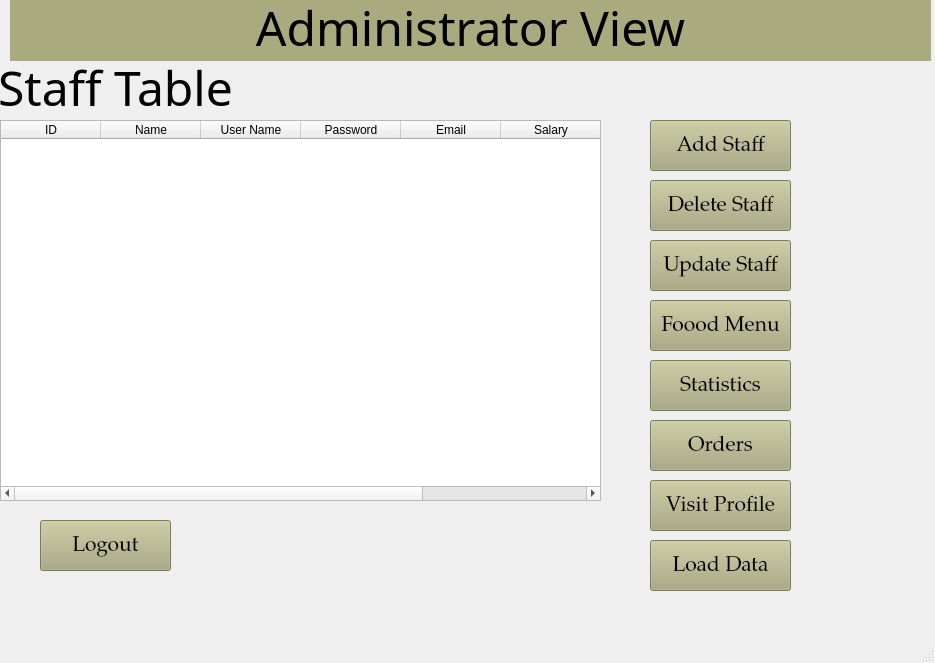
<?xml version="1.0" encoding="UTF-8"?>
<ui version="4.0">
 <class>adminWindow</class>
 <widget class="QMainWindow" name="adminWindow">
  <property name="geometry">
   <rect>
    <x>0</x>
    <y>0</y>
    <width>935</width>
    <height>663</height>
   </rect>
  </property>
  <property name="windowTitle">
   <string>MainWindow</string>
  </property>
  <widget class="QWidget" name="centralwidget">
   <widget class="QLabel" name="label">
    <property name="geometry">
     <rect>
      <x>10</x>
      <y>0</y>
      <width>921</width>
      <height>61</height>
     </rect>
    </property>
    <property name="font">
     <font>
      <family>PMingLiU-ExtB</family>
      <pointsize>36</pointsize>
     </font>
    </property>
    <property name="styleSheet">
     <string notr="true">background-color: rgb(170, 170, 127)</string>
    </property>
    <property name="text">
     <string>Administrator View</string>
    </property>
    <property name="alignment">
     <set>Qt::AlignBottom|Qt::AlignHCenter</set>
    </property>
   </widget>
   <widget class="QTableWidget" name="staffTable">
    <property name="geometry">
     <rect>
      <x>0</x>
      <y>120</y>
      <width>601</width>
      <height>381</height>
     </rect>
    </property>
    <column>
     <property name="text">
      <string>ID</string>
     </property>
    </column>
    <column>
     <property name="text">
      <string>Name</string>
     </property>
    </column>
    <column>
     <property name="text">
      <string>User Name</string>
     </property>
    </column>
    <column>
     <property name="text">
      <string>Password</string>
     </property>
    </column>
    <column>
     <property name="text">
      <string>Email</string>
     </property>
    </column>
    <column>
     <property name="text">
      <string>Salary</string>
     </property>
    </column>
    <column>
     <property name="text">
      <string/>
     </property>
    </column>
   </widget>
   <widget class="QLabel" name="label_2">
    <property name="geometry">
     <rect>
      <x>0</x>
      <y>60</y>
      <width>231</width>
      <height>61</height>
     </rect>
    </property>
    <property name="font">
     <font>
      <family>PMingLiU-ExtB</family>
      <pointsize>36</pointsize>
     </font>
    </property>
    <property name="text">
     <string>Staff Table</string>
    </property>
    <property name="alignment">
     <set>Qt::AlignBottom|Qt::AlignHCenter</set>
    </property>
   </widget>
   <widget class="QPushButton" name="AddStaffButton">
    <property name="geometry">
     <rect>
      <x>650</x>
      <y>120</y>
      <width>141</width>
      <height>51</height>
     </rect>
    </property>
    <property name="font">
     <font>
      <family>Palatino Linotype</family>
      <pointsize>16</pointsize>
     </font>
    </property>
    <property name="cursor">
     <cursorShape>PointingHandCursor</cursorShape>
    </property>
    <property name="styleSheet">
     <string notr="true">background-color: rgb(170, 170, 127)</string>
    </property>
    <property name="text">
     <string>Add Staff</string>
    </property>
   </widget>
   <widget class="QPushButton" name="DeleteStaffButotn">
    <property name="geometry">
     <rect>
      <x>650</x>
      <y>180</y>
      <width>141</width>
      <height>51</height>
     </rect>
    </property>
    <property name="font">
     <font>
      <family>Palatino Linotype</family>
      <pointsize>16</pointsize>
     </font>
    </property>
    <property name="cursor">
     <cursorShape>PointingHandCursor</cursorShape>
    </property>
    <property name="styleSheet">
     <string notr="true">background-color: rgb(170, 170, 127)</string>
    </property>
    <property name="text">
     <string>Delete Staff</string>
    </property>
   </widget>
   <widget class="QPushButton" name="UpdateStafffButton">
    <property name="geometry">
     <rect>
      <x>650</x>
      <y>240</y>
      <width>141</width>
      <height>51</height>
     </rect>
    </property>
    <property name="font">
     <font>
      <family>Palatino Linotype</family>
      <pointsize>16</pointsize>
     </font>
    </property>
    <property name="cursor">
     <cursorShape>PointingHandCursor</cursorShape>
    </property>
    <property name="styleSheet">
     <string notr="true">background-color: rgb(170, 170, 127)</string>
    </property>
    <property name="text">
     <string>Update Staff</string>
    </property>
   </widget>
   <widget class="QPushButton" name="LogoutButton">
    <property name="geometry">
     <rect>
      <x>40</x>
      <y>520</y>
      <width>131</width>
      <height>51</height>
     </rect>
    </property>
    <property name="font">
     <font>
      <family>Palatino Linotype</family>
      <pointsize>16</pointsize>
     </font>
    </property>
    <property name="cursor">
     <cursorShape>PointingHandCursor</cursorShape>
    </property>
    <property name="styleSheet">
     <string notr="true">background-color: rgb(170, 170, 127)</string>
    </property>
    <property name="text">
     <string>Logout</string>
    </property>
   </widget>
   <widget class="QPushButton" name="FoodMenuButton">
    <property name="geometry">
     <rect>
      <x>650</x>
      <y>300</y>
      <width>141</width>
      <height>51</height>
     </rect>
    </property>
    <property name="font">
     <font>
      <family>Palatino Linotype</family>
      <pointsize>16</pointsize>
     </font>
    </property>
    <property name="cursor">
     <cursorShape>PointingHandCursor</cursorShape>
    </property>
    <property name="styleSheet">
     <string notr="true">background-color: rgb(170, 170, 127)</string>
    </property>
    <property name="text">
     <string>Foood Menu</string>
    </property>
   </widget>
   <widget class="QPushButton" name="StatisticsButton">
    <property name="geometry">
     <rect>
      <x>650</x>
      <y>360</y>
      <width>141</width>
      <height>51</height>
     </rect>
    </property>
    <property name="font">
     <font>
      <family>Palatino Linotype</family>
      <pointsize>16</pointsize>
     </font>
    </property>
    <property name="cursor">
     <cursorShape>PointingHandCursor</cursorShape>
    </property>
    <property name="styleSheet">
     <string notr="true">background-color: rgb(170, 170, 127)</string>
    </property>
    <property name="text">
     <string>Statistics</string>
    </property>
   </widget>
   <widget class="QPushButton" name="OrderButton">
    <property name="geometry">
     <rect>
      <x>650</x>
      <y>420</y>
      <width>141</width>
      <height>51</height>
     </rect>
    </property>
    <property name="font">
     <font>
      <family>Palatino Linotype</family>
      <pointsize>16</pointsize>
     </font>
    </property>
    <property name="cursor">
     <cursorShape>PointingHandCursor</cursorShape>
    </property>
    <property name="styleSheet">
     <string notr="true">background-color: rgb(170, 170, 127)</string>
    </property>
    <property name="text">
     <string>Orders</string>
    </property>
   </widget>
   <widget class="QPushButton" name="VisitProfile">
    <property name="geometry">
     <rect>
      <x>650</x>
      <y>480</y>
      <width>141</width>
      <height>51</height>
     </rect>
    </property>
    <property name="font">
     <font>
      <family>Palatino Linotype</family>
      <pointsize>16</pointsize>
     </font>
    </property>
    <property name="cursor">
     <cursorShape>PointingHandCursor</cursorShape>
    </property>
    <property name="styleSheet">
     <string notr="true">background-color: rgb(170, 170, 127)</string>
    </property>
    <property name="text">
     <string>Visit Profile</string>
    </property>
   </widget>
   <widget class="QPushButton" name="LoadDataButton">
    <property name="geometry">
     <rect>
      <x>650</x>
      <y>540</y>
      <width>141</width>
      <height>51</height>
     </rect>
    </property>
    <property name="font">
     <font>
      <family>Palatino Linotype</family>
      <pointsize>16</pointsize>
     </font>
    </property>
    <property name="cursor">
     <cursorShape>PointingHandCursor</cursorShape>
    </property>
    <property name="styleSheet">
     <string notr="true">background-color: rgb(170, 170, 127)</string>
    </property>
    <property name="text">
     <string>Load Data</string>
    </property>
   </widget>
  </widget>
  <widget class="QMenuBar" name="menubar">
   <property name="geometry">
    <rect>
     <x>0</x>
     <y>0</y>
     <width>935</width>
     <height>21</height>
    </rect>
   </property>
  </widget>
  <widget class="QStatusBar" name="statusbar"/>
 </widget>
 <resources/>
 <connections/>
</ui>
